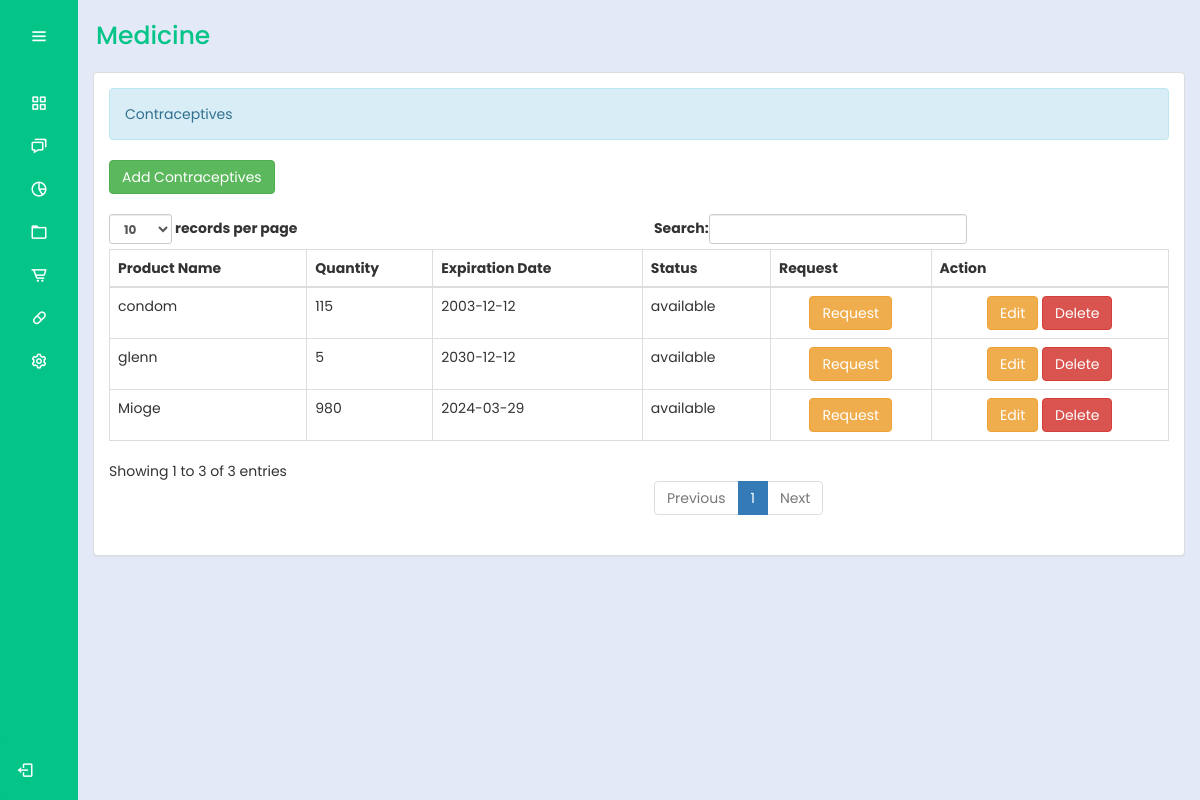
Before: /bhw/contraceptives.php (signed in) with the older database file.
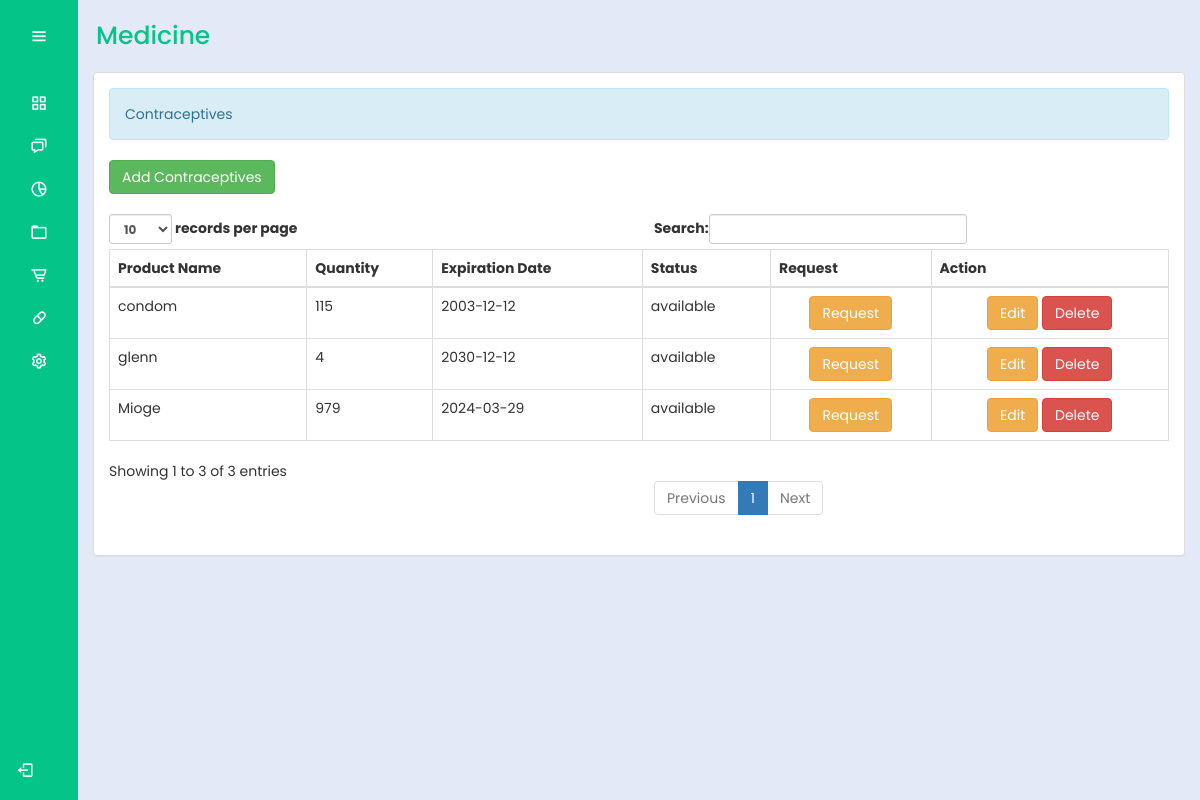
After: the same page with the newer database file.
### tables this page shows
CREATE TABLE `medicines` (
  `productId` int(30) NOT NULL,
  `productName` varchar(100) NOT NULL,
  `sponsor` varchar(100) NOT NULL,
  `unit` varchar(100) NOT NULL,
  `batch` varchar(100) NOT NULL,
  `quantity1` int(10) NOT NULL,
  `total` int(10) NOT NULL,
  `expDate` date NOT NULL,
  `status` varchar(100) NOT NULL,
  `action` varchar(100) NOT NULL
);

### bhw/contraceptives.php (the view, shortened to what this page needs)
<?php
@include "../connection/connect.php";
if(isset($_SESSION['user_data'])){
?>
<!DOCTYPE html>
<html lang="en">
<head>
  <link rel="stylesheet" href="../cssmainmenu/style.css">
  <link href='https://unpkg.com/boxicons@2.1.4/css/boxicons.min.css' rel='stylesheet'>
  <link rel = "stylesheet" type = "text/css" href = "../css/bootstrap.css " />
  <link rel = "stylesheet" type = "text/css" href = "../css/style.css" />
</head>
<body>
  <div class="sidebar">
    <div class="logo_details">
      <i class="bx bx-menu" id="btn"></i>
    </div>
    <ul class="nav-list">
      <li>
        <a href="homemedd.php">
          <i class="bx bx-grid-alt"></i>
        </a>
      </li>
      <li>
        <a href="../logout.php">
          <i class="bx bx-chat"></i>
        </a>
      </li>
      <li>
        <a href="#">
          <i class="bx bx-pie-chart-alt-2"></i>
        </a>
      </li>
      <li>
        <a href="userRecMed.php">
          <i class="bx bx-folder"></i>
        </a>
      </li>
      <li>
        <a href="medicinee.php">
          <i class="bx bx-cart-alt"></i>
        </a>
      </li>
      <li>
        <a href="contraceptives.php">
            <i class="bx bx-capsule"></i>
        </a>
        </li>
      <li>
        <a href="#">
          <i class="bx bx-cog"></i>
        </a>
      </li>
      <li class="profile">
  <div class="profile_details">
    <div class="profile_content">
    <div class="name"><?php echo $_SESSION['user_data']['name']; ?></div>
    </div>
  </div>
  <a href="../logout.php" id="log_out">
    <i class="bx bx-log-out"></i>
  </a>
  </li>
    </ul>
  </div>
  <section class="home-section">
  <div class="text">Medicine</div>
    <div class="container-fluid">
      <div class="panel panel-default">
        <div class="panel-body">
          <div class="alert alert-info">Contraceptives</div>
          <a href="add_med.php" class="btn btn-success"> Add Contraceptives</a>
           <br />
          <br />
<table id="table" class="table table-bordered">
    <thead>
        <tr>
            <th>Product Name</th>
            <th>Quantity</th>
            <th>Expiration Date</th>
            <th>Status</th>
            <th>Request</th>
            <th>Action</th>
        </tr>
    </thead>
    <tbody>
        <?php
        $query = $conn->query("SELECT * FROM medicines") or die(mysqli_error());
        while ($fetch = $query->fetch_array()) {
            $status = $fetch['status'];
        ?>
            <tr>
                <td><?php echo $fetch['productName'] ?></td>
                <td><?php echo $fetch['total'] ?></td>
                <td><?php echo $fetch['expDate'] ?></td>
                <td><?php echo $status ?></td>
                <td>
                    <center>
                        <?php if ($status == 'unavailable' || $fetch['total'] == 0): ?>
                            <button class="btn btn-warning" disabled>Request</button>
                        <?php else: ?>
                            <a class="btn btn-warning" href="request.php?productName=<?php echo urlencode($fetch['productName']); ?>">Request</a>
                        <?php endif; ?>
                    </center>
                </td>
                    <td>
                      <center>
                        <a class="btn btn-warning" href="edit_med.php?productId=<?php echo $fetch['productId'] ?>"></i> Edit</a>
                        <a class="btn btn-danger" onclick="confirmationDelete(this); return false;" href="../admin_query/delete_med.php?productId=<?php echo $fetch['productId'] ?>">Delete</a>
                      </center>
                    </td>
                  </tr>
        <?php
        }
        ?>
    </tbody>
</table>
        </div>
      </div>
    </div>
  </section>
</body>
</html>
<?php
}
else{
	header("Location:.././index.php?error=UnAuthorized Access");
}

Changed rows visible on the page:
changed medicines "glenn": total "5" → "4"
changed medicines "Mioge": total "980" → "979"
